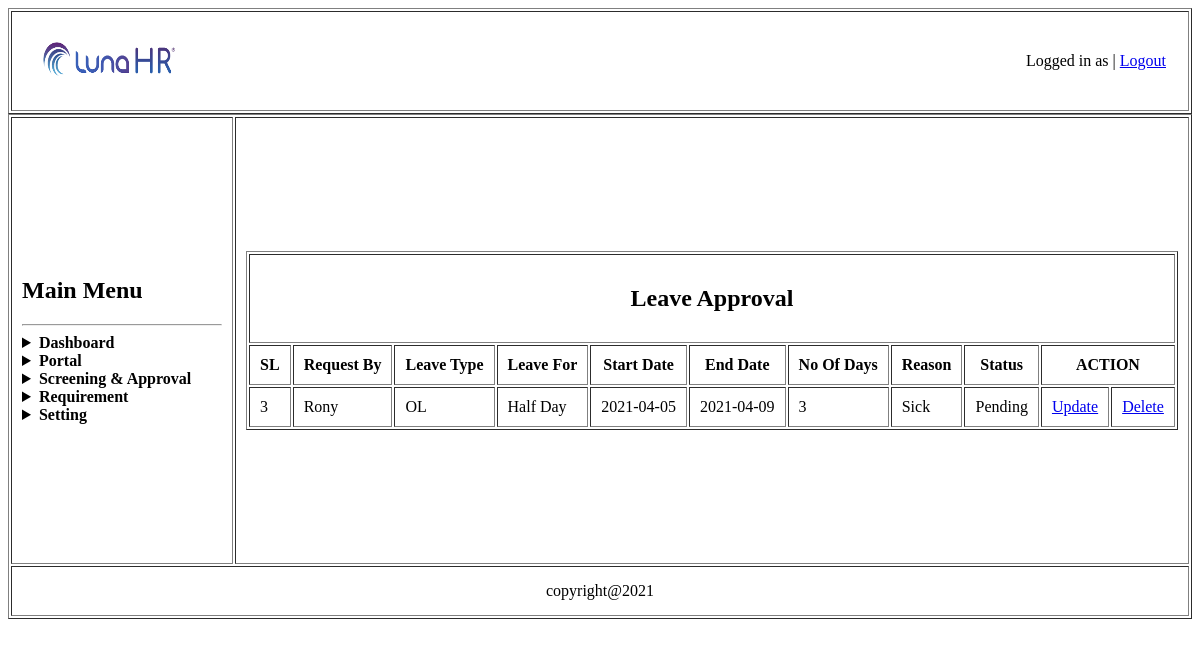
Screenshot of /Manager/view/leave_approval.php (signed in) with the database file from the repository.
### tables this page shows
CREATE TABLE `leave_request` (
  `id` int(5) NOT NULL,
  `empname` varchar(50) NOT NULL,
  `leavetype` varchar(50) NOT NULL,
  `days` varchar(50) NOT NULL,
  `leavefor` varchar(50) NOT NULL,
  `statedate` varchar(50) NOT NULL,
  `enddate` varchar(50) NOT NULL,
  `reason` varchar(50) NOT NULL,
  `status` varchar(50) NOT NULL
);

### Manager/model/leaveApprovalModel.php (called while the page is built, shortened)
<?php
	function getAllLeaveRequest(){
		$conn = getConnection();
		$sql = "select * from leave_request";
		$result = mysqli_query($conn, $sql);
		$users =[];
		while($row = mysqli_fetch_assoc($result)){
			array_push($users, $row);
		}
		return $users;
	}
?>

### Manager/view/leave_approval.php (the view, shortened to what this page needs)
</head>
<body>
	<table border="1px" align="center" width="100%">
		<tr>
			<td>
				<table width="100%">
					<tr>
						<td width="150px" height="50px">
							<img src="../asset/company_logo.png" alt="main_logo" width="100%" height="100%">
						</td>
						<td align="right" >Logged in as
							 |
							<a href="../../controller/logout.php">Logout</a>
						</td>
					</tr>
				</table>
			</td>
		</tr>
	</table>
	<table  border="1px" align="cen" width="100%">
		<tr>
			<td width="200px" height="425px"><h2>Main Menu</h2>
				<hr>
				<details>
					<summary><b>Dashboard</b></summary>
				</details>
				<details>
					<summary><b>Portal</b></summary>
				</details>
				<details>
					<summary><b>Screening & Approval</b></summary>
				</details>
				<details>
					<summary><b>Requirement</b></summary>
				</details>
				<details>
					<summary><b>Setting</b></summary>
				</details>
			</td>
			<td colspan="2" align="center">
				<table border="1px" align="center">
					<tr>
						<td align="center" colspan="11">
							<h2>Leave Approval</h2>
						</td>
					</tr>
					<tr>
						<th>SL</th>
						<th>Request By</th>
						<th>Leave Type</th>
						<th>Leave For</th>
						<th>Start Date</th>
						<th>End Date</th>
						<th>No Of Days</th>
						<th>Reason</th>
						<th>Status</th>
						<th colspan="2">ACTION</th>
					</tr>
					<?php
						require_once('../model/leaveApprovalModel.php');
						$result = getAllLeaveRequest();
						if(count($result)>0){
							foreach ($result as $key => $value) {
								echo "
									<tr>
										<td>{$value['id']}</td>
										<td>{$value['empname']}</td>
										<td>{$value['leavetype']}</td>
										<td>{$value['leavefor']}</td>
										<td>{$value['statedate']}</td>
										<td>{$value['enddate']}</td>
										<td>{$value['days']}</td>
										<td>{$value['reason']}</td>
										<td>{$value['status']}</td>
										<td>
											<a href='../controler/leave_request_edit.php?id=$value[id]'>Update</a>
										</td>
										<td>
											<a href='../controler/leave_request_delete.php?id=$value[id]'>Delete</a>
										</td>
									</tr>
								";
							}
						}
					?>
				</table>
			</td>
		</tr>

### rows the page displays
leave_request: id "3", empname "Rony", leavetype "OL", leavefor "Half Day", statedate "2021-04-05", enddate "2021-04-09", days "3", reason "Sick", status "Pending"
